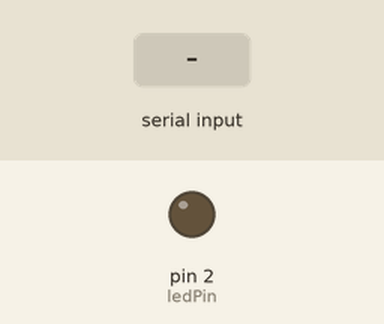
Simulated run of this sketch. Board: Arduino Uno, built with avr-gcc and run on an emulated ATmega328P. Parts: output pins drawn as LEDs (lit = HIGH). Inputs (shaded band) come from the test bench. What the sketch prints to the serial monitor is not drawn.

Above: at 1.2 s.
1.3 s: "ESP_PING\n" received over Serial
Timing chart, 0 to 4.3 s (numbered marks = the images above; inputs shaded):
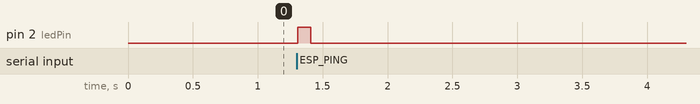

Measured:
- after the input at 1.3 s, pin 2 (ledPin): LOW → HIGH at once, → LOW 0.10 s later

The sketch:

Arduino_Test.ino
```cpp
// Kırmızı LED (Arduino Pin 2) ESP'den veri geldiğinde yanıp sönecek
const int ledPin = 2;
unsigned long lastPing = 0;

void setup() {
  // Sizin donanım projenizdeki gerilim bölücü ve RX/TX pinleri için (0 ve 1)
  Serial.begin(9600);
  pinMode(ledPin, OUTPUT);
}

void loop() {
  // ESP'den gelen veriyi oku
  if (Serial.available() > 0) {
    String msg = Serial.readStringUntil('\n');
    msg.trim();

    // ESP'den PING geldiyse, kırmızı LED'i yakıp söndür
    if (msg == "ESP_PING") {
      digitalWrite(ledPin, HIGH);
      delay(100);
      digitalWrite(ledPin, LOW);
    }
  }

  // Her 3 saniyede bir ESP'ye Ping at
  if (millis() - lastPing > 3000) {
    lastPing = millis();
    Serial.println("ARDUINO_PING");
  }
}
```
